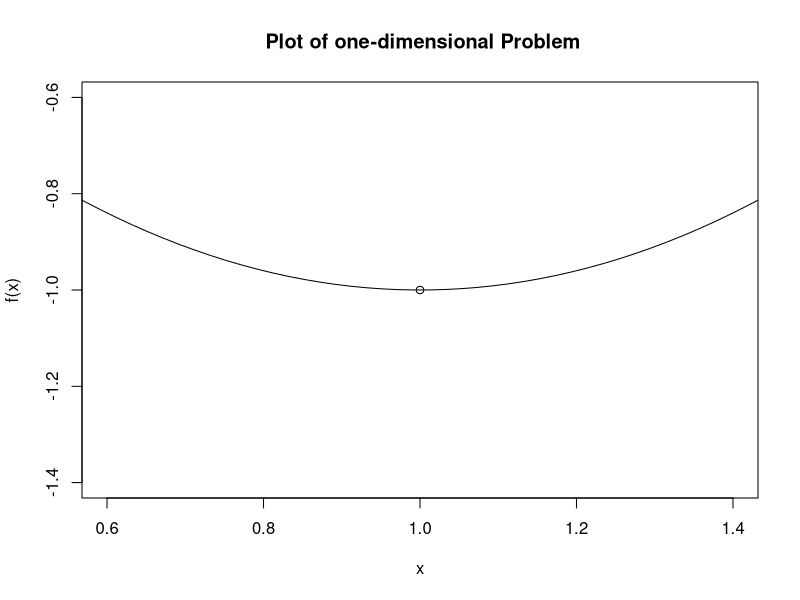
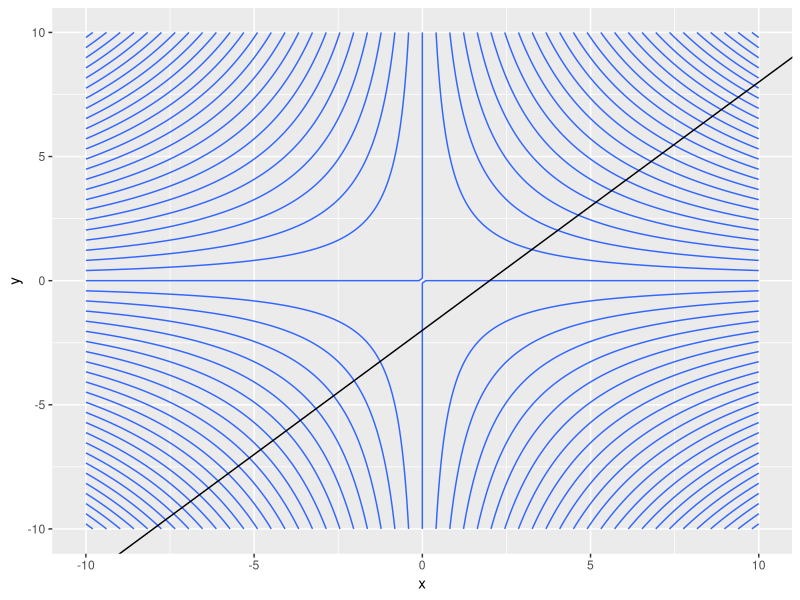
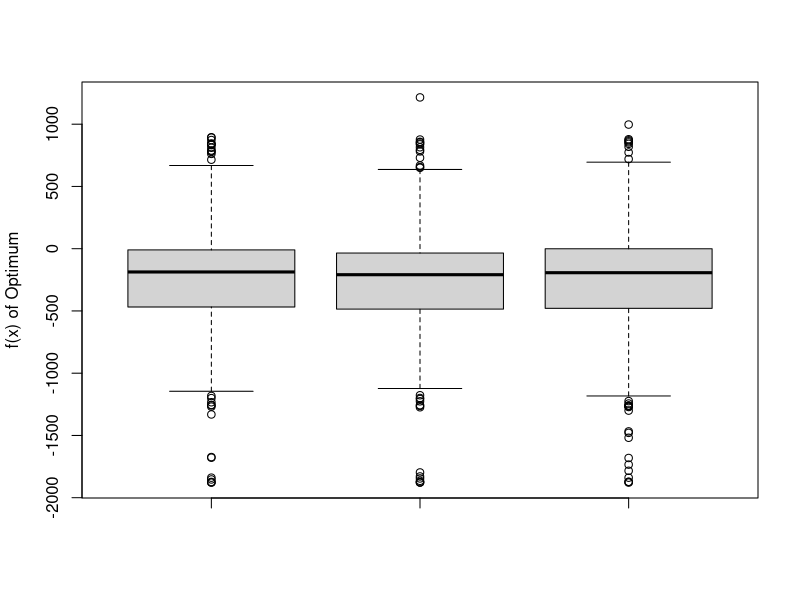
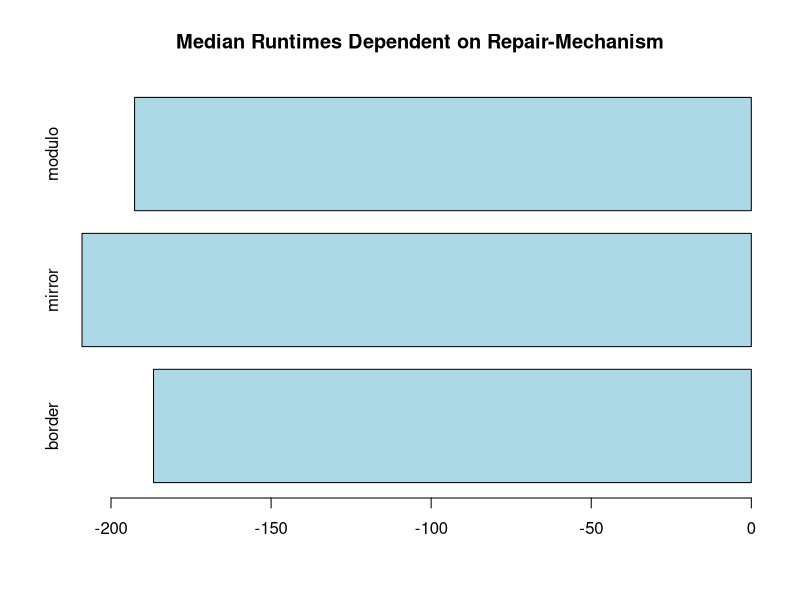

The R source for these figures, in order:
## ---- chunk 1
knitr::opts_chunk$set(echo = TRUE)
## ---- chunk 2
library(ggplot2)

fx = function(x) x**2 - 2*x

fxy = function(x) x[1] *x[2]


optim(method="BFGS", fn=fx, par=0)


## ---- chunk 3
plot(x=1,y=-1,main= " Plot of one-dimensional Problem", xlab="x", ylab="f(x)")
curve(fx, from=-5, to=5, n=500, add=TRUE)
## ---- chunk 4
grid = expand.grid(x=seq(from = -10,to=10, by = 0.1),
                   y= seq(from= -10,to=10, by = 0.1))

res = apply(X=grid, MARGIN=1, FUN=fxy)
dataps =data.frame(grid, value=res)

ggplot(data=dataps, mapping= aes(x=x, y=y, z=value)) +
  geom_contour(bins=50) +
  geom_abline(intercept= -2,slope = 1, color="black", size=0.5)


## ---- chunk 5
one_lambda_ea = function(f,lambda=2,parent,evals,lower,upper,
                         repair="border",
                         method="plus", sigma0=0.0625, 
                         tau=0.25){
  
  #initialize
  n = length(parent)
  sigma = sigma0
  fitness_p = f(parent)
  evals_left = evals -1
  
  while(evals_left > 0){
    
    #schwefel
    sigma=sigma * exp(rnorm(n=1,mean=0,sd=tau))
    lambda= min(lambda, evals_left)
    children = parent + sigma * matrix(rnorm(lambda * n), nrow=n)
    
    # repair unvalid children
    
    # repair = border 
    if(repair == "border"){
      children[children < lower] = lower
      children[children > upper] = upper
    }
    # repair = modulo
    if(repair == "modulo"){
      children[children < lower] = (upper - (lower- children[children < lower])) %% (upper - lower)
      children[children > upper] = (lower + (children[children < lower] - upper)) %% (upper - lower)
    }    
    
    # repair = mirror
    if(repair=="mirror"){
      children[children < lower] = lower + (lower - children[children < lower])
      children[children >upper] = upper - (children[children < lower] - upper)
    }
    
    
    # evaluate children
    fitness_c = apply(children,2,f)
    evals_left = evals_left - lambda
    
    # selectionn
    if(method == "plus") {
      min_i = which.min(c(fitness_p, fitness_c))
      parent = rbind(parent, t(children))[min_i, ]
      fitness_p =c(fitness_p, fitness_c)[min_i]
    }
    else {
      min_ind = which.min(fitness_c)
      parent = children[, min_ind]
      fitness_p = fitness_c[min_ind]
    } 

    }
    return(list(x=parent, fx=fitness_p))
  }
  
                         
## ---- chunk 6
f = function(x) x[1]^3 * sin(x[1]+1) - x[2]^3 * cos(x[2])
## ---- chunk 7

set.seed(08062020)
#imitialize randoms sample
reps=1000
pp = matrix(runif(reps, min=-10,max=10), ncol=2)


df_b = data.frame(matrix(ncol=3, nrow=0))
colnames(df_b) = c("X1", "X2", "Fx")

# iterate over sample and save results in data frame
for (i in 1:((reps/2)-1)){
  
 df_b[i,1] = one_lambda_ea(f,parent=pp[i,], evals=100,
                            lower=-10,upper=10, method="border")$x[1]
 df_b[i,2] = one_lambda_ea(f,parent=pp[i,], evals=100,
                            lower=-10,upper=10, method="border")$x[2]
 df_b[i,3] = one_lambda_ea(f,parent=pp[i,], evals=100,
                            lower=-10,upper=10, method="border")$fx
  
}
## ---- chunk 8
df_mi = data.frame(matrix(ncol=3, nrow=0))
colnames(df_b) = c("X1", "X2", "Fx")
for (i in 1:((reps/2)-1)){
  
 df_mi[i,1] = one_lambda_ea(f,parent=pp[i,], evals=100,
                            lower=-10,upper=10, method="mirror")$x[1]
 df_mi[i,2] = one_lambda_ea(f,parent=pp[i,], evals=100,
                            lower=-10,upper=10, method="mirror")$x[2]
 df_mi[i,3] = one_lambda_ea(f,parent=pp[i,], evals=100,
                            lower=-10,upper=10, method="mirror")$fx
  
}
## ---- chunk 9
df_mo = data.frame(matrix(ncol=3, nrow=0))
colnames(df_b) = c("X1", "X2", "Fx")
for (i in 1:((reps/2)-1)){
  
 df_mo[i,1] = one_lambda_ea(f,parent=pp[i,], evals=100,
                            lower=-10,upper=10, method="modulo")$x[1]
 df_mo[i,2] = one_lambda_ea(f,parent=pp[i,], evals=100,
                            lower=-10,upper=10, method="modulo")$x[2]
 df_mo[i,3] = one_lambda_ea(f,parent=pp[i,], evals=100,
                            lower=-10,upper=10, method="modulo")$fx
  
}
## ---- chunk 10
opt_b = df_b[,3]

opt_mi = df_mi[,3]

opt_mo = df_mo[,3]

## ---- chunk 11
boxplot(opt_b,opt_mi,opt_mo,
        ylab="f(x) of Optimum")
## ---- chunk 12
med_b = median(opt_b)

med_mi = median(opt_mi)

med_mo = median(opt_mo)

barplot(height=c(med_b,med_mi,med_mo), horiz=TRUE, names.arg = c("border", "mirror", "modulo"), col="lightblue", main="Median Runtimes Dependent on Repair-Mechanism")

## ---- chunk 13
wilcox.test(opt_b,opt_mo)

## ---- chunk 14
strafopt = function(f,g,h,
                    xnull=0,ceta=1,gamma=2,
                    evals=100){
  ############################################
  #Iterative approach to loss function optimazitation
  #f: target function
  #g & h: inequality constraints with zero
  #(which is no restriction of generality)
  
  
  
  #intit
  k = 1
  c = ceta
  x_k = xnull
  evals_left = evals
  
  while (evals_left>0){  #give a maximal budget

    res = optim(fn=(f+c*g+c*h),par=x_k, method="BFGS")
    x_k = res$x
    
    if (g(x_k)<=0 & h(x_k)<=0){
      break  ## valid result is found: break loop
      
    }
    else{
      k = k+1
      c = gamma * c
      next #continue with next iteration
      
    }
  
  }
  return(res)


}
